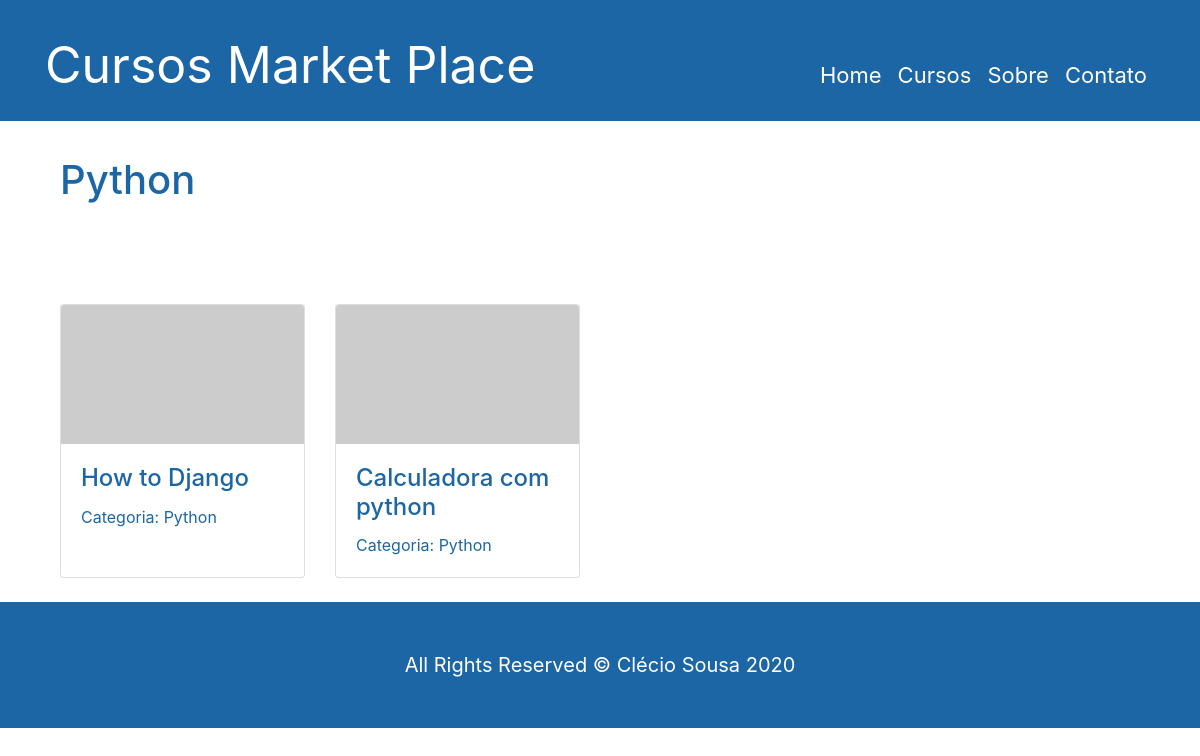
The page /categoria/python on the database its author committed.
### cursos/models.py (models this page shows, shortened)
class Categoria(models.Model):
    nome_categoria = models.CharField(max_length=30)
    slug = models.SlugField(max_length=30, null=True, blank=True)
    def __str__(self):
        return self.nome_categoria

class Curso(models.Model):
    autor = models.ForeignKey(User, on_delete=models.CASCADE, blank=True, null=True)
    nome_curso = models.CharField(max_length=100)
    slug = models.SlugField(max_length=30, null=True, blank=True)
    descricao_curso = models.TextField()
    imagem = models.ImageField(upload_to='img', blank=True, null=True)
    categoria = models.ForeignKey(Categoria, on_delete=models.CASCADE, blank=False, null=False)
    STATUS = (
        ('rascunho', 'Rascunho'),
        ('publicado', 'Publicado')
    )
    status = models.CharField(max_length=10,
                              choices=STATUS,
                              default='rascunho')
    data_publicacao = models.DateTimeField(default=datetime.now(), blank=True)
    publicado = models.BooleanField(default=False)

### cursos/views.py (the view)
# urls.py: path('categoria/<slug:slug>', views.lista_cursos_categoria, name='categoria'),
def lista_cursos_categoria(request, slug):
    categoria = get_object_or_404(Categoria, slug=slug)
    curso = Curso.objects.filter(categoria=categoria)
    dados = {
        'categorias': categoria,
        'cursos': curso
    }
    return render(request, 'categoria.html', dados)

### cursos/templates/categoria.html
{% extends 'base.html' %}
{% block corpo %}
<div class="col-lg-9">
 <div class="container">
    <h1> {{categorias.nome_categoria}} </h1>
    <div class="row">
        {% for curso in cursos %}
        <div class="col-lg-4 col-md-6 mb-4">
            <div class="card h-100">
                {% if curso.imagem %}
                <a href="#"><img class="card-img-top" src="{{ curso.imagem.url }}"alt=""></a>
                {% else %}
                <a href="#"><img class="card-img-top" src="http://placehold.it/700x400" alt=""></a>
                {% endif %}
              <div class="card-body">
                <h4 class="card-title">
                  <a href="{% url 'curso_detalhes' curso.slug %}">{{ curso.nome_curso }}</a>
                </h4>
                <p class="card-text">Categoria: {{ curso.categoria }}</p>
              </div>
            </div>
        </div>
        {% endfor %}
    </div>
</div>
</div>
{% endblock %}

### cursos/static/css/shop-homepage.css (style rules this page uses)
body { padding-top: 56px; }

### rows shown on the page
Categoria: nome_categoria "Python"
Curso: nome_curso "How to Django", categoria "Python"
Curso: nome_curso "Calculadora com python", categoria "Python"
